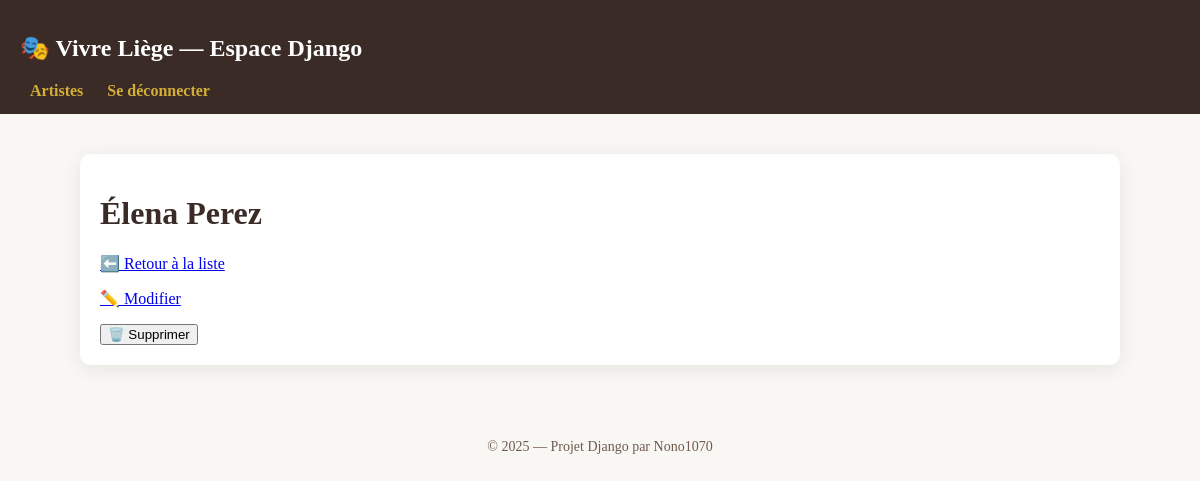
Page /catalogue/artist/8/ on the earlier database version.
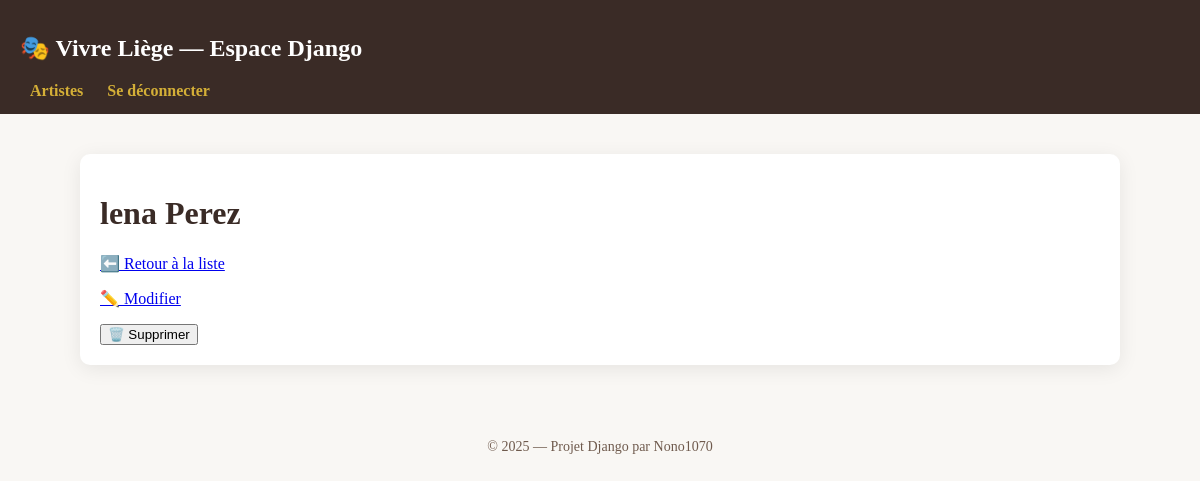
Same page on the later database version.
### catalogue/models/artist.py (models this page shows, shortened)
class Artist(models.Model):
    firstname = models.CharField(max_length=60)
    lastname = models.CharField(max_length=60)
    class Meta:
        db_table = "artists"

### catalogue/views/artist.py (the view)
# urls.py: path('artist/<int:artist_id>/', views.artist.show, name='artist-show'),
def show(request, artist_id):
    try:
        artist = Artist.objects.get(id=artist_id)
    except Artist.DoesNotExist:
        raise Http404('Artist inexistant')
    return render(request, 'artist/show.html', {
        'artist': artist,
    })

### catalogue/templates/artist/show.html (shortened to what this page needs)
{% extends 'layouts/base.html' %}
{% block content %}
<h1>{{ artist.firstname }} {{ artist.lastname }}</h1>
<p><a href="{% url 'catalogue:artist-index' %}">⬅️ Retour à la liste</a></p>
<p>
  <a href="{% url 'catalogue:artist-edit' artist.id %}">✏️ Modifier</a>
</p>
<form method="post" action="{% url 'catalogue:artist-delete' artist.id %}"
      onsubmit="return confirm('Êtes-vous sûr de vouloir supprimer cet artiste ?')">
  <button type="submit">🗑️ Supprimer</button>
</form>
{% endblock %}

Differences in the rows shown:
changed Artist "Perez": firstname "Élena" → "lena"
